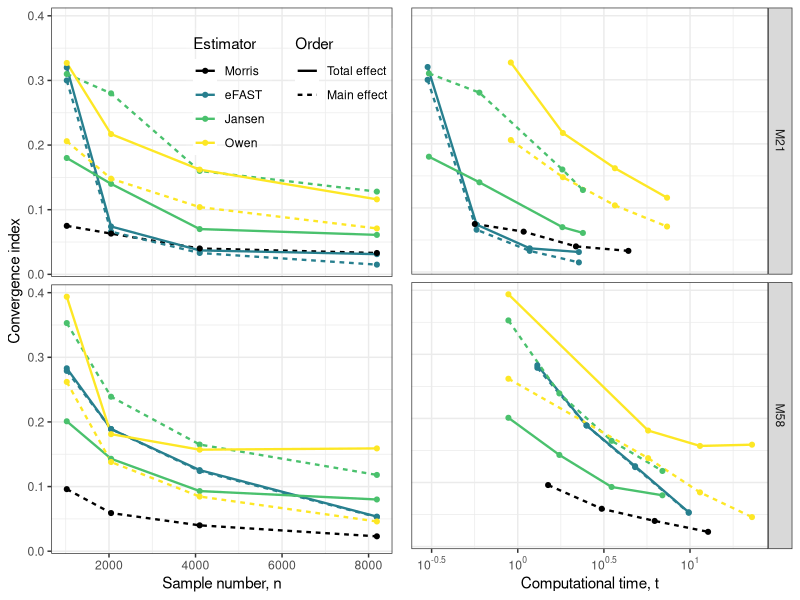

The R script that drew this image:
if(!require(ggplot2)) {
  install.packages("ggplot2"); require(ggplot2)}
if(!require(scales)) {
  install.packages("scales"); require(scales)} # to access break formatting functions
if(!require(gridExtra)) {
  install.packages("gridExtra"); require(gridExtra)}
if(!require(viridis)) {
  install.packages("viridis"); require(viridis)}


Model<-c(rep("M21", 8))
est<-c(rep("FST-M", 4), rep("FST-T", 4))
n<-c(1024, 2048, 4096, 8192, 1024, 2048, 4096, 8192)
time<-c(0.2998333, 0.5768333, 1.1731668, 2.2638, 
        0.2998333, 0.5768333, 1.1731668, 2.2638)
ind<-c(0.30,0.066,0.033,0.015,
       0.32,0.074,0.037,0.0312)

df2<-data.frame(Model,est,n, time, ind)

Model<-c(rep("M58", 8))
est<-c(rep("FST-M", 4), rep("FST-T", 4))
n<-c(1024, 2048, 4096, 8192, 1024, 2048, 4096, 8192)
time<-c(1.299167, 2.508000, 4.800000, 9.825498,
        1.299167, 2.508000, 4.800000, 9.825498)
ind<-c(0.279, 0.189, 0.124,0.0528,
       0.283, 0.189, 0.1254523, 0.05349)

df3<-data.frame(Model,est,n, time, ind)


Model<-c(rep("M21", 8))
est<-c(rep("JSN-M", 4), rep("JSN-T", 4))
n<-c(1024, 2048, 4096, 8192, 1024, 2048, 4096, 8192)
time<-c(0.305, 0.599, 1.8158, 2.389,
        0.305, 0.599, 1.8158, 2.389)
ind<-c(0.31,0.28,0.16,0.128,
       0.18,0.14,0.07,0.061)

df4<-data.frame(Model,est,n, time, ind)

Model<-c(rep("M58", 8))
est<-c(rep("JSN-M", 4), rep("JSN-T", 4))
n<-c(1024, 2048, 4096, 8192, 1024, 2048, 4096, 8192)
time<-c(0.8825, 1.7437, 3.505, 6.914,
        0.8825, 1.7437, 3.505, 6.914)
ind<-c(0.353,0.239,0.165,0.118,
       0.201,0.143,0.093,0.08)

df5<-data.frame(Model,est,n, time, ind)

Model<-c(rep("M21", 8))
est<-c(rep("OWN-M", 4), rep("OWN-T", 4))
n<-c(1024, 2048, 4096, 8192, 1024, 2048, 4096, 8192)
time<-c(0.9115, 1.8275, 3.6628, 7.3558,
        0.9115, 1.8275, 3.6628, 7.3558)
ind<-c(0.206,0.148,0.104,0.071,
       0.327,0.217,0.162,0.116)

df6<-data.frame(Model,est,n, time, ind)

Model<-c(rep("M58", 8))
est<-c(rep("OWN-M", 4), rep("OWN-T", 4))
n<-c(1024, 2048, 4096, 8192, 1024, 2048, 4096, 8192)
time<-c(0.8825, 5.711167, 11.42, 22.89,
        0.8825, 5.711167, 11.42, 22.89)
ind<-c(0.2619562,0.1379795, 0.08455584, 0.04598252,
       0.3937564,0.1810925, 0.1570704, 0.1590402)

df7<-data.frame(Model,est,n, time, ind)

Model<-c(rep("M21", 4), rep("M58", 4))
est<-c(rep("Morris", 4), rep("Morris", 4))
n<-c(1024, 2048, 4096, 8192, 1024, 2048, 4096, 8192)
time<-c(0.5633333, 1.0816667, 2.1766667, 4.3883333,
        1.5, 3.071667,  6.233333, 12.728167)
ind<-c(0.075, 0.063, 0.04, 0.033,
       0.096, 0.059, 0.04, 0.023)
df1<-data.frame(Model,est,n, time, ind)


dft<-do.call(rbind, list(df2,df3,df4,df5,df6,df7,df1))

dft$linetype<-c(rep("2",4), rep("1",4), rep("2",4), rep("1",4),
                rep("2",4), rep("1",4), rep("2",4), rep("1",4),
                rep("2",4), rep("1",4), rep("2",4), rep("1",4),
                rep("2",8))

dft$color<-c(rep("2",16), rep("3",16), rep("4",16), rep("1",8))
levels(dft$Model) <- c("Original 21 Parameters", "All 58 parameters")

#pdf(file="fig1.pdf", width = 10, height = 7)
#png(file="fig1.png",width=2400,height=1600,res=300)
jpeg(file="fig1.jpg",width=2400,height=1600,res=300)
p1<-ggplot(dft, aes(x = n, y = ind)) + facet_grid(Model~.) + 
  geom_line(aes(color = color, linetype = linetype), size = 0.8) +
  geom_point(aes(color = color), size = 1.4) + theme_bw() +
  xlab("Sample number, n") + ylab("Convergence index") +
  labs(colour="Estimator",linetype="Order") +
  scale_color_manual(labels=c("Morris","eFAST", "Jansen", "Owen"),
                     values=c("#000000",
                              viridis_pal()(8)[4],
                              viridis_pal()(8)[6],
                              viridis_pal()(8)[8])) +
  scale_linetype_discrete(labels=c("Total effect", "Main effect")) +
  theme(strip.background = element_blank(), # remove box
        strip.text.y = element_blank(), legend.box = "horizontal",
        legend.position=c(0.7, 0.84), # change legend position
        legend.background = element_rect(fill=alpha('white', 0.1))) 

p2<-ggplot(dft, aes(x = time, y = ind)) + facet_grid(Model~.) + 
  scale_x_log10(breaks = trans_breaks("log10", function(x) 10^x),
                labels = trans_format("log10", math_format(10^.x))) +
  geom_line(aes(color = color, linetype = linetype), size = 0.8) +
  geom_point(aes(color = color), size = 1.4) + theme_bw() +
  scale_color_manual(labels=c("Morris","eFAST", "Jansen", "Owen"),
                     values=c("#000000",
                              viridis_pal()(8)[4],
                              viridis_pal()(8)[6],
                              viridis_pal()(8)[8])) +
  xlab("Computational time, t") +
  theme(axis.title.y=element_blank(),
        axis.text.y=element_blank(),
        axis.ticks.y=element_blank(),
        legend.position="none") # remove legend

grid.arrange(p1, p2, ncol=2)
dev.off()
